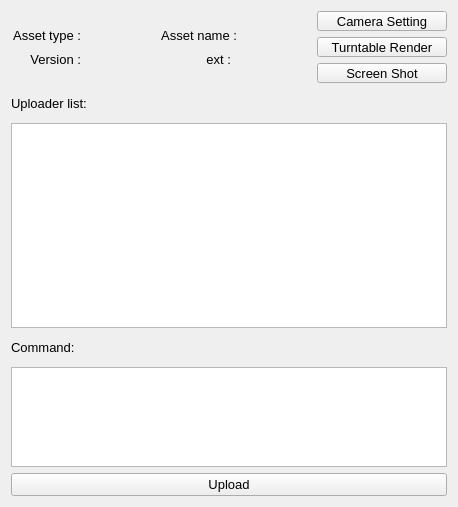
<?xml version="1.0" encoding="UTF-8"?>
<ui version="4.0">
 <class>Form</class>
 <widget class="QWidget" name="Form">
  <property name="geometry">
   <rect>
    <x>0</x>
    <y>0</y>
    <width>458</width>
    <height>507</height>
   </rect>
  </property>
  <property name="windowTitle">
   <string>Form</string>
  </property>
  <layout class="QVBoxLayout" name="verticalLayout_3">
   <item>
    <layout class="QHBoxLayout" name="horizontalLayout">
     <item>
      <layout class="QGridLayout" name="gridLayout_2">
       <item row="0" column="0">
        <widget class="QLabel" name="label">
         <property name="minimumSize">
          <size>
           <width>70</width>
           <height>20</height>
          </size>
         </property>
         <property name="maximumSize">
          <size>
           <width>70</width>
           <height>30</height>
          </size>
         </property>
         <property name="font">
          <font>
           <pointsize>10</pointsize>
          </font>
         </property>
         <property name="text">
          <string>Asset type :</string>
         </property>
         <property name="alignment">
          <set>Qt::AlignBottom|Qt::AlignRight|Qt::AlignTrailing</set>
         </property>
        </widget>
       </item>
       <item row="0" column="1">
        <widget class="QLabel" name="label_asset_type">
         <property name="minimumSize">
          <size>
           <width>50</width>
           <height>20</height>
          </size>
         </property>
         <property name="maximumSize">
          <size>
           <width>16777215</width>
           <height>30</height>
          </size>
         </property>
         <property name="font">
          <font>
           <pointsize>10</pointsize>
          </font>
         </property>
         <property name="text">
          <string/>
         </property>
         <property name="alignment">
          <set>Qt::AlignBottom|Qt::AlignLeading|Qt::AlignLeft</set>
         </property>
        </widget>
       </item>
       <item row="1" column="1">
        <widget class="QLabel" name="label_version">
         <property name="minimumSize">
          <size>
           <width>50</width>
           <height>20</height>
          </size>
         </property>
         <property name="maximumSize">
          <size>
           <width>16777215</width>
           <height>30</height>
          </size>
         </property>
         <property name="font">
          <font>
           <pointsize>10</pointsize>
          </font>
         </property>
         <property name="text">
          <string/>
         </property>
         <property name="alignment">
          <set>Qt::AlignLeading|Qt::AlignLeft|Qt::AlignTop</set>
         </property>
        </widget>
       </item>
       <item row="1" column="2">
        <widget class="QLabel" name="label_5">
         <property name="minimumSize">
          <size>
           <width>70</width>
           <height>20</height>
          </size>
         </property>
         <property name="maximumSize">
          <size>
           <width>60</width>
           <height>30</height>
          </size>
         </property>
         <property name="font">
          <font>
           <pointsize>10</pointsize>
           <strikeout>false</strikeout>
          </font>
         </property>
         <property name="text">
          <string>ext :</string>
         </property>
         <property name="alignment">
          <set>Qt::AlignRight|Qt::AlignTop|Qt::AlignTrailing</set>
         </property>
        </widget>
       </item>
       <item row="1" column="3">
        <widget class="QLabel" name="label_ext">
         <property name="minimumSize">
          <size>
           <width>50</width>
           <height>20</height>
          </size>
         </property>
         <property name="maximumSize">
          <size>
           <width>16777215</width>
           <height>30</height>
          </size>
         </property>
         <property name="font">
          <font>
           <pointsize>10</pointsize>
          </font>
         </property>
         <property name="text">
          <string/>
         </property>
         <property name="alignment">
          <set>Qt::AlignLeading|Qt::AlignLeft|Qt::AlignTop</set>
         </property>
        </widget>
       </item>
       <item row="0" column="2">
        <widget class="QLabel" name="label_4">
         <property name="minimumSize">
          <size>
           <width>70</width>
           <height>20</height>
          </size>
         </property>
         <property name="maximumSize">
          <size>
           <width>80</width>
           <height>30</height>
          </size>
         </property>
         <property name="font">
          <font>
           <pointsize>10</pointsize>
          </font>
         </property>
         <property name="text">
          <string>Asset name :</string>
         </property>
         <property name="alignment">
          <set>Qt::AlignBottom|Qt::AlignRight|Qt::AlignTrailing</set>
         </property>
        </widget>
       </item>
       <item row="1" column="0">
        <widget class="QLabel" name="label_3">
         <property name="minimumSize">
          <size>
           <width>70</width>
           <height>20</height>
          </size>
         </property>
         <property name="maximumSize">
          <size>
           <width>60</width>
           <height>30</height>
          </size>
         </property>
         <property name="font">
          <font>
           <pointsize>10</pointsize>
           <strikeout>false</strikeout>
          </font>
         </property>
         <property name="text">
          <string>Version :</string>
         </property>
         <property name="alignment">
          <set>Qt::AlignRight|Qt::AlignTop|Qt::AlignTrailing</set>
         </property>
        </widget>
       </item>
       <item row="0" column="3">
        <widget class="QLabel" name="label_asset_name">
         <property name="minimumSize">
          <size>
           <width>50</width>
           <height>20</height>
          </size>
         </property>
         <property name="maximumSize">
          <size>
           <width>16777215</width>
           <height>30</height>
          </size>
         </property>
         <property name="font">
          <font>
           <pointsize>10</pointsize>
          </font>
         </property>
         <property name="text">
          <string/>
         </property>
         <property name="alignment">
          <set>Qt::AlignBottom|Qt::AlignLeading|Qt::AlignLeft</set>
         </property>
        </widget>
       </item>
       <item row="0" column="4" rowspan="2">
        <layout class="QVBoxLayout" name="verticalLayout">
         <item>
          <widget class="QPushButton" name="pushButton_set">
           <property name="minimumSize">
            <size>
             <width>130</width>
             <height>20</height>
            </size>
           </property>
           <property name="maximumSize">
            <size>
             <width>200</width>
             <height>25</height>
            </size>
           </property>
           <property name="font">
            <font>
             <pointsize>10</pointsize>
            </font>
           </property>
           <property name="text">
            <string>Camera Setting</string>
           </property>
          </widget>
         </item>
         <item>
          <widget class="QPushButton" name="pushButton_render">
           <property name="minimumSize">
            <size>
             <width>0</width>
             <height>20</height>
            </size>
           </property>
           <property name="maximumSize">
            <size>
             <width>16777215</width>
             <height>25</height>
            </size>
           </property>
           <property name="font">
            <font>
             <pointsize>10</pointsize>
            </font>
           </property>
           <property name="text">
            <string>Turntable Render</string>
           </property>
          </widget>
         </item>
         <item>
          <widget class="QPushButton" name="pushButton_capture">
           <property name="minimumSize">
            <size>
             <width>0</width>
             <height>20</height>
            </size>
           </property>
           <property name="maximumSize">
            <size>
             <width>16777215</width>
             <height>25</height>
            </size>
           </property>
           <property name="font">
            <font>
             <pointsize>10</pointsize>
            </font>
           </property>
           <property name="text">
            <string>Screen Shot</string>
           </property>
          </widget>
         </item>
        </layout>
       </item>
      </layout>
     </item>
    </layout>
   </item>
   <item>
    <widget class="QLabel" name="label_6">
     <property name="font">
      <font>
       <pointsize>10</pointsize>
      </font>
     </property>
     <property name="text">
      <string>Uploader list:</string>
     </property>
    </widget>
   </item>
   <item>
    <widget class="QTableWidget" name="tableWidget">
     <property name="minimumSize">
      <size>
       <width>0</width>
       <height>200</height>
      </size>
     </property>
     <property name="maximumSize">
      <size>
       <width>16777215</width>
       <height>205</height>
      </size>
     </property>
     <attribute name="horizontalHeaderVisible">
      <bool>false</bool>
     </attribute>
     <attribute name="verticalHeaderVisible">
      <bool>false</bool>
     </attribute>
    </widget>
   </item>
   <item>
    <widget class="QLabel" name="label_2">
     <property name="font">
      <font>
       <pointsize>10</pointsize>
      </font>
     </property>
     <property name="text">
      <string>Command:</string>
     </property>
    </widget>
   </item>
   <item>
    <widget class="QPlainTextEdit" name="plainTextEdit_comment">
     <property name="minimumSize">
      <size>
       <width>0</width>
       <height>100</height>
      </size>
     </property>
     <property name="maximumSize">
      <size>
       <width>16777215</width>
       <height>100</height>
      </size>
     </property>
    </widget>
   </item>
   <item>
    <widget class="QPushButton" name="pushButton_upload">
     <property name="font">
      <font>
       <pointsize>10</pointsize>
      </font>
     </property>
     <property name="text">
      <string>Upload</string>
     </property>
    </widget>
   </item>
  </layout>
 </widget>
 <resources/>
 <connections/>
</ui>
